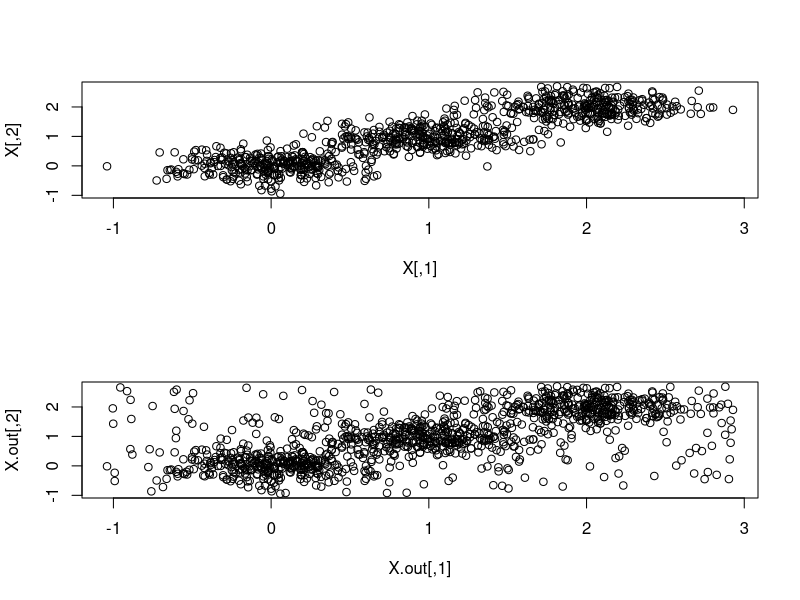

This figure's R source:

N <- 300

X1 <- mvtnorm::rmvnorm(N, mean = rep(0,2), sigma = diag(0.1,2))
X2 <- mvtnorm::rmvnorm(N, mean = rep(1,2), sigma = diag(0.1,2))
X3 <- mvtnorm::rmvnorm(N, mean = rep(2,2), sigma = diag(0.1,2))

out <- matrix(c(runif(3*N/4, min = min(c(X1[,1],X2[,1],X3[,1])),
                      max = max(c(X1[,1],X2[,1],X3[,1]))),
                runif(3*N/4, min = min(c(X1[,2],X2[,2],X3[,2])),
                      max = max(c(X1[,2],X2[,2],X3[,2])))),
               nrow = 3*N/4, ncol = 2)
 
# out1 <- matrix(c(runif(N/4, min = min(X1[,1]), max = max(X1[,1])),
#                  runif(N/4, min = min(X1[,2]), max = max(X1[,2]))), 
#                nrow = N/4, ncol = 2)
# 
# out2 <- matrix(c(runif(N/4, min = min(X2[,1]), max = max(X2[,1])),
#                  runif(N/4, min = min(X2[,2]), max = max(X2[,2]))), 
#                nrow = N/4, ncol = 2)
# 
# out3 <- matrix(c(runif(N/4, min = min(X3[,1]), max = max(X3[,1])),
#                  runif(N/4, min = min(X3[,2]), max = max(X3[,2]))), 
#                nrow = N/4, ncol = 2)


par(mfrow = c(2,1))

X <- rbind(X1,X2,X3)
X.out <- rbind(X1,X2,X3,out)

plot(X)
plot(X.out)


# plot(rbind(X1,X2,X3,out1,out2,out3))
